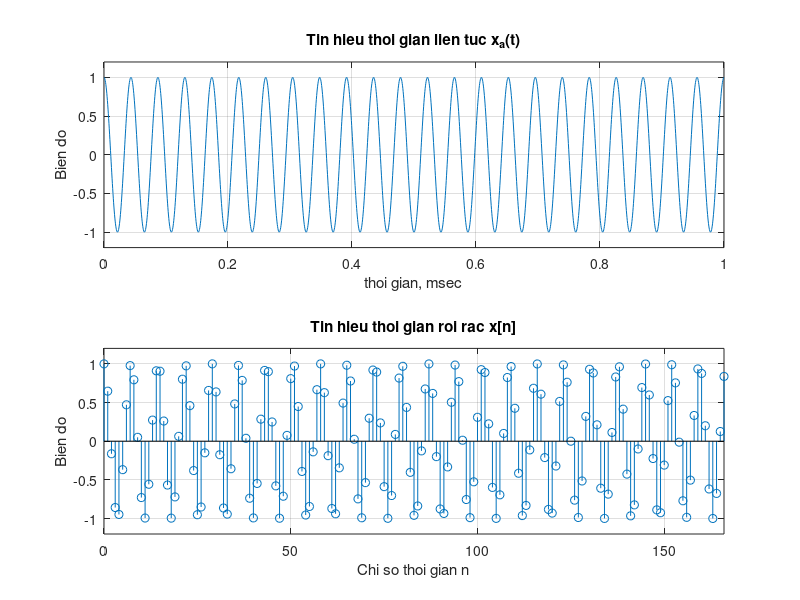

Source code (MATLAB):
clc;
clf;
t = 0:0.0005:1;
f=23;
xa = cos(2* pi*f*t);
subplot(2,1,1)
plot(t,xa);
grid
xlabel('thoi gian, msec');
ylabel('Bien do'); 
title('Tin hieu thoi gian lien tuc x_{a}(t)'); 
axis([0 1 -1.2 1.2])
subplot(2,1,2);
T=0.006;
n= 0:T:1;
xs = cos(2*pi*f*n);
k=0:length(n)-1;
stem(k,xs);grid;
xlabel('Chi so thoi gian n'); ylabel('Bien do');
title('Tin hieu thoi gian roi rac x[n]'); 
axis([0 (length(n)-1) -1.2 1.2])